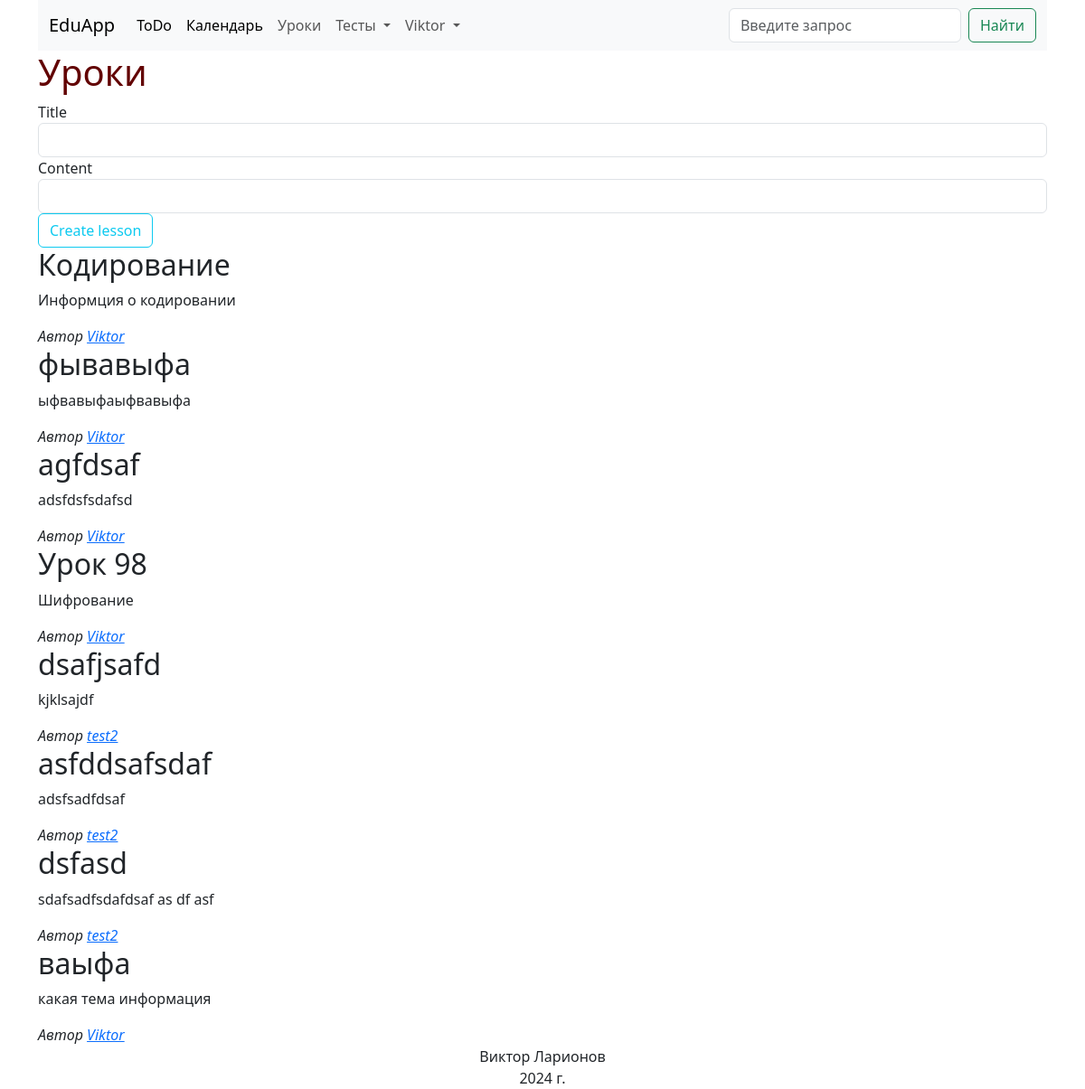
The app's page /lessons (signed in) with its own data.
### larik_school/models.py (models this page shows)
class User(db.Model, UserMixin):
    id = db.Column(db.Integer, primary_key=True)
    email = db.Column(db.String, nullable=False, unique=True)
    username = db.Column(db.String, nullable=False)
    password = db.Column(db.String, nullable=False)
    lessons = db.relationship('Lesson', backref='author', lazy=True)
    def __repr__(self):
        return f'Пользователь {self.username}'

class Lesson(db.Model):
    id = db.Column(db.Integer, primary_key=True)
    title = db.Column(db.String(20), nullable=False)
    content = db.Column(db.String, nullable=False)
    user_id = db.Column(db.Integer, db.ForeignKey('user.id'), nullable=False)

### larik_school/routes.py (the view, shortened to what this page needs)
@app.route('/lessons', methods=['GET', 'POST'])
def lessons():
    form = LessonsForm()
    if request.method=='GET':
        lessons = Lesson.query.all()
        for lesson in lessons:
            print(lesson.author)
        return render_template('lessons.html', lessons=lessons, form=form)

### larik_school/forms.py
class LessonsForm(FlaskForm):
    title = StringField('Title', validators=[DataRequired()])
    content = StringField('Content', validators=[DataRequired()])
    submit = SubmitField('Create lesson')

### larik_school/models.py (called while the page is built)
@login_manager.user_loader
def load_user(user_id):
    return User.query.get(int(user_id))

### larik_school/templates/lessons.html (shortened to what this page needs)
{% extends 'base.html' %}
{% block content %}
<h1>Уроки</h1>
<form method="POST">
    {{ form.title.label(class="form-control-label") }}
    {{ form.title(class="form-control") }}
    {{ form.content.label(class="form-control-label") }}
    {{ form.content(class="form-control") }}
    {{ form.submit(class="btn btn-outline-info") }}
</form>
{% for lesson in lessons %}
<h2>{{lesson['title']}}</h2>
<p>{{lesson['content']}}</p>
<i>Автор <a href="\author\{{lesson['author']['id']}}">{{lesson['author']['username']}}</a></i>
{% endfor %}
{% endblock %}

### larik_school/templates/base.html (shortened to what this page needs)
<!DOCTYPE html>
<html lang="en">
<head>
    <link href="https://cdn.jsdelivr.net/npm/bootstrap@5.3.3/dist/css/bootstrap.min.css" rel="stylesheet">
    <link rel="stylesheet" href="{{url_for('static', filename='css/main.css')}}">
</head>
<body>
    <div class="container">
        <nav class="navbar navbar-expand-lg bg-body-tertiary">
            <div class="container-fluid">
              <a class="navbar-brand" href="/">EduApp</a>
              <div class="collapse navbar-collapse" id="navbarSupportedContent">
                <ul class="navbar-nav me-auto mb-2 mb-lg-0">
                  <li class="nav-item">
                    <a class="nav-link active" aria-current="page" href="{{url_for('index')}}">ToDo</a>
                  </li>
                  <li class="nav-item">
                    <a class="nav-link active" aria-current="page" href="{{url_for('calendar')}}">Календарь</a>
                  </li>
                  <li class="nav-item">
                    <a class="nav-link" href="{{url_for('lessons')}}">Уроки</a>
                  </li>
                  <li class="nav-item dropdown">
                    <a class="nav-link dropdown-toggle" href="#" role="button" data-bs-toggle="dropdown" aria-expanded="false">
                        Тесты
                    </a>
                  </li>
                  {% if not current_user.is_authenticated %}
                  <li><a class="nav-link" href="{{url_for('login')}}">Войти</a></li>
                  {% else %}
                  <li class="nav-item dropdown">
                    <a class="nav-link dropdown-toggle" href="#" role="button" data-bs-toggle="dropdown" aria-expanded="false">
                        {{current_user.username}}
                    </a>
                  </li>
                  {% endif %}
                </ul>
                <form class="d-flex" role="search">
                  <input class="form-control me-2" type="search" placeholder="Введите запрос" aria-label="Search">
                  <button class="btn btn-outline-success" type="submit">Найти</button>
                </form>
              </div>
            </div>
          </nav>
        {% block content %} {% endblock %}
        <footer>
            Виктор Ларионов <br> 2024 г.
        </footer>
    </div>
  </body>
</html>

### larik_school/static/css/main.css (style rules this page uses)
h1 { color: rgb(98, 1, 1); }
footer { text-align: center; }

### records on screen
User: username "Viktor"
Lesson: title "Кодирование", content "Информция о кодировании", author.username "Viktor"
Lesson: title "фывавыфа", content "ыфвавыфаыфвавыфа", author.username "Viktor"
Lesson: title "agfdsaf", content "adsfdsfsdafsd", author.username "Viktor"
Lesson: title "Урок 98", content "Шифрование", author.username "Viktor"
Lesson: title "dsafjsafd", content "kjklsajdf", author.username "test2"
Lesson: title "asfddsafsdaf", content "adsfsadfdsaf", author.username "test2"
Lesson: title "dsfasd", content "sdafsadfsdafdsaf as df asf", author.username "test2"
Lesson: title "ваыфа", content "какая тема информация", author.username "Viktor"
